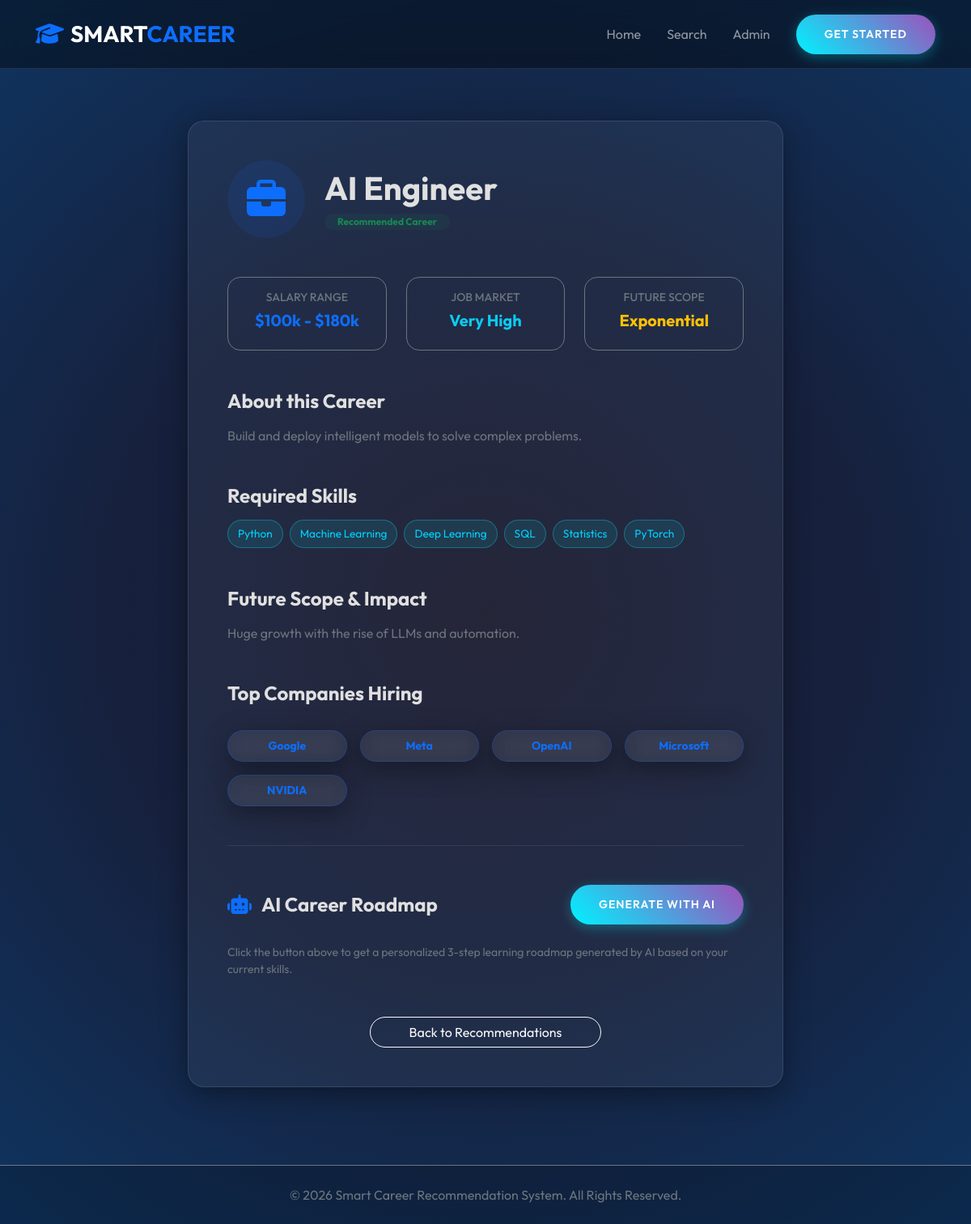
Before: /career/1 with the older database file.
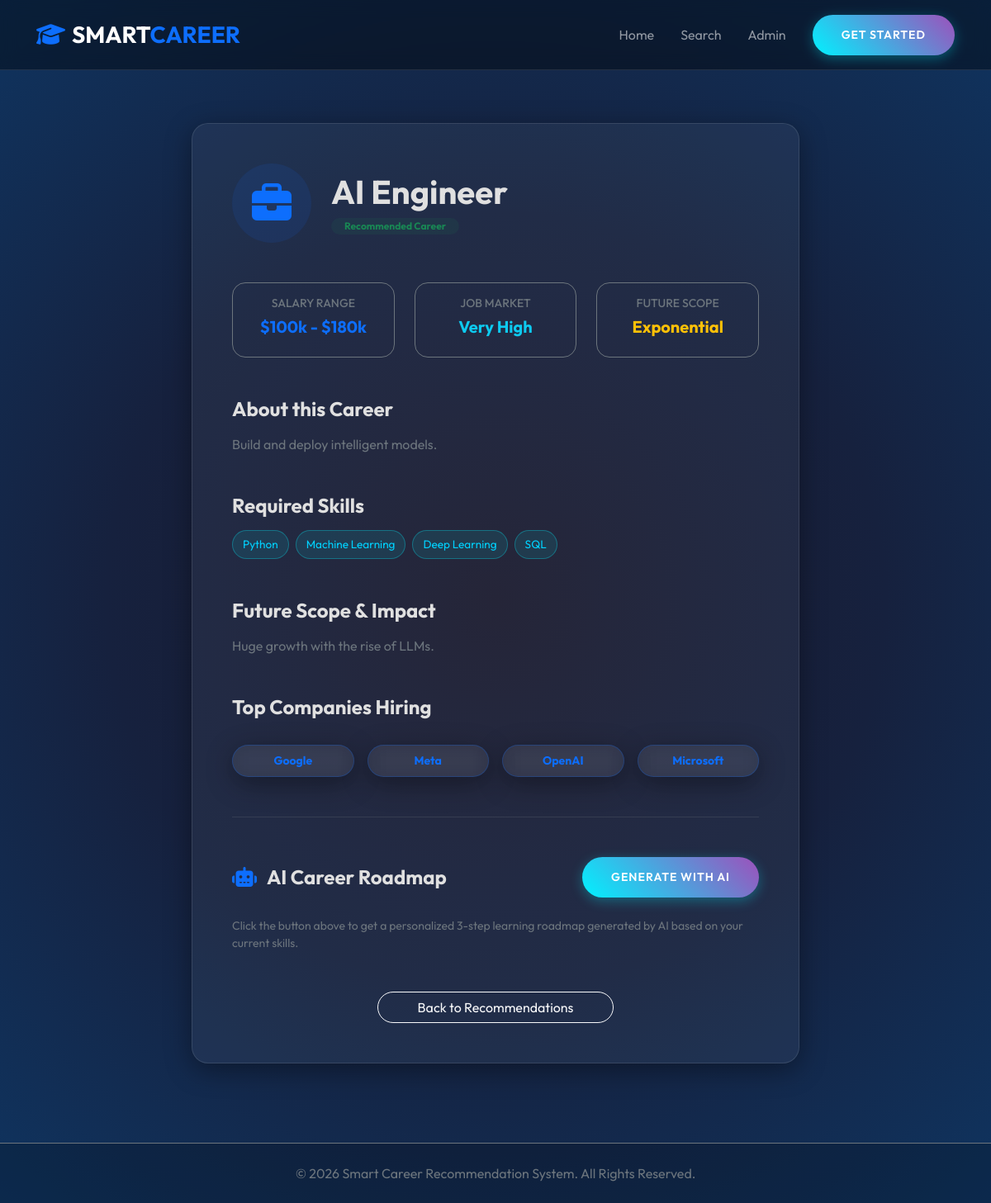
After: the same page with the newer database file.
### tables this page shows
CREATE TABLE careers (
        career_id INTEGER PRIMARY KEY AUTOINCREMENT,
        career_name TEXT NOT NULL,
        required_skills TEXT NOT NULL,
        salary TEXT,
        future_scope TEXT,
        companies_hiring TEXT,
        description TEXT
    );

### app.py (the view)
@app.route('/career/<int:career_id>')
def career_detail(career_id):
    career = execute_query("SELECT * FROM careers WHERE career_id = ?", (career_id,), fetch=True)
    if not career: return redirect(url_for('results'))
    return render_template('career_detail.html', career=career[0])

### app.py (called while the page is built)
@app.context_processor
def inject_now():
    from datetime import datetime
    return {'now': datetime.utcnow()}

### database.py (called while the page is built)
def get_db_connection():
    conn = sqlite3.connect(DB_PATH)
    conn.row_factory = sqlite3.Row
    return conn

def execute_query(query, params=None, fetch=False):
    conn = get_db_connection()
    cursor = conn.cursor()
    try:
        if params:
            cursor.execute(query, params)
        else:
            cursor.execute(query)
        if fetch:
            result = [dict(row) for row in cursor.fetchall()]
        else:
            conn.commit()
            result = cursor.lastrowid
        return result
    except Exception as e:
        print(f"Database Error: {e}")
        return [] if fetch else None
    finally:
        conn.close()

### templates/career_detail.html (shortened to what the changed rows need)
{% extends "layout.html" %}
{% block content %}
<div class="container py-5">
    <div class="row">
        <div class="col-lg-8 mx-auto animate-up">
            <div class="glass p-5">
                <div class="d-flex align-items-center mb-5">
                    <div>
                        <h1 class="fw-bold mb-0">{{ career.career_name }}</h1>
                        <span class="badge bg-success bg-opacity-10 text-success rounded-pill px-3 mt-2">Recommended Career</span>
                    </div>
                </div>
                <div class="row g-4 mb-5">
                    <div class="col-md-4">
                        <div class="p-3 border border-secondary rounded-4 text-center">
                            <h6 class="text-secondary small text-uppercase">Salary Range</h6>
                            <h5 class="fw-bold text-primary">{{ career.salary }}</h5>
                        </div>
                    </div>
                </div>
                <div class="mb-5">
                    <h4 class="fw-bold mb-3">About this Career</h4>
                    <p class="text-secondary">{{ career.description }}</p>
                </div>
                <div class="mb-5">
                    <div class="d-flex flex-wrap gap-2">
                        {% for skill in career.required_skills.split(',') %}
                            <span class="badge-skill">{{ skill.strip() }}</span>
                        {% endfor %}
                    </div>
                </div>
                <div class="mb-5">
                    <h4 class="fw-bold mb-3">Future Scope & Impact</h4>
                    <p class="text-secondary">{{ career.future_scope }}</p>
                </div>
                <div class="mb-5">
                    <div class="row row-cols-2 row-cols-md-4 g-3 mt-2">
                        {% for company in career.companies_hiring.split(',') %}
                        <div class="col">
                            <div class="glass p-2 text-center small fw-bold text-primary border-primary border-opacity-25">
                                {{ company.strip() }}
                            </div>
                        </div>
                        {% endfor %}
                    </div>
                </div>
            </div>
        </div>
    </div>
</div>
{% endblock %}

Changed rows visible on the page:
changed careers "AI Engineer": description "Build and deploy intelligent models to solve complex problems." → "Build and deploy intelligent models."; future_scope "Huge growth with the rise of LLMs and automation." → "Huge growth with the rise of LLMs."
Other visible differences:
list line gone: "Statistics"
list line gone: "PyTorch"
list line gone: "NVIDIA"
